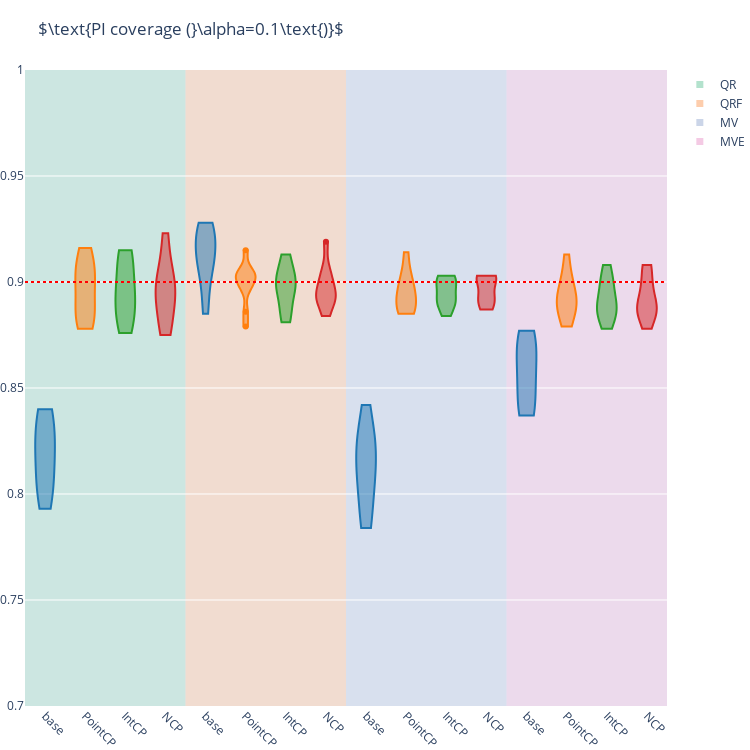
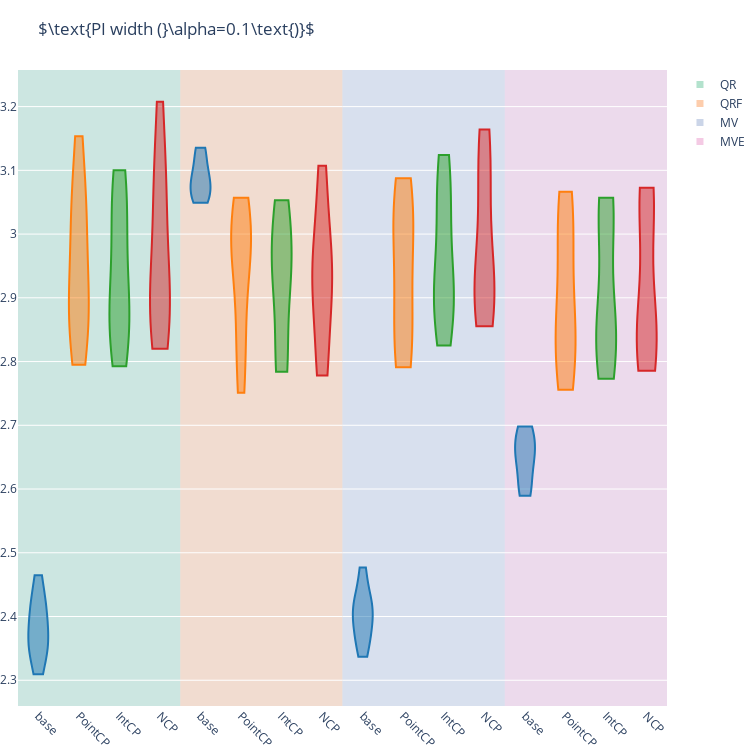
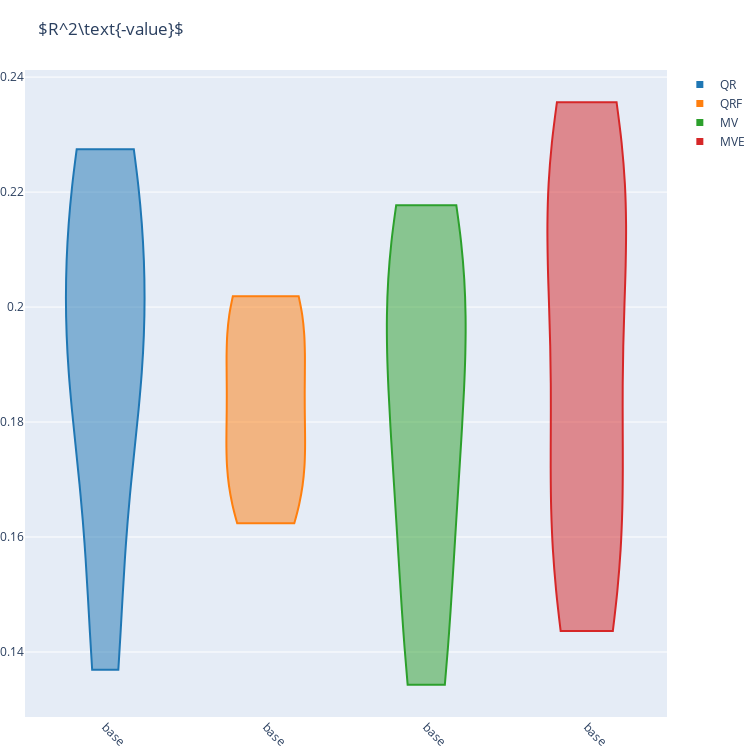

Notebook cell for these charts, in order:
### Code cell
mergers = ["QR", "QRF", "ClusterQR"]

index = []
for i, name in enumerate(columns_marginal):
    if name in [n + "*-base" for n in mergers] or(not "*" in name and name not in [n + "-base" for n in mergers]):
        index.append(i)

columns = [columns_marginal[i].replace("*", "") for i in index]
columntext = []
for c in columns:
    text = c.split("-")
    columntext.append((text[0], text[1]))
r2s = r2s_marginal[:, index]
coverages = coverages_marginal[:, index]
widths = widths_marginal[:, index]

r2_data = pd.DataFrame(r2s, columns = columns)
cov_data = pd.DataFrame(coverages, columns = columns)
width_data = pd.DataFrame(widths, columns = columns)

bg_colors = cycle(plotly.colors.qualitative.Pastel2)

fig = go.Figure(layout = go.Layout(height = 750), layout_yaxis_range = [np.floor(np.min(coverages) * 10) / 10, np.ceil(np.max(coverages) * 10) / 10])
fig2 = go.Figure(layout = go.Layout(height = 750))

for i, model in enumerate(columns):
    if i % 4 == 0:
        colors = colors = cycle(plotly.colors.DEFAULT_PLOTLY_COLORS)
    color = next(colors)

    fig.add_trace(go.Violin(y = cov_data[model], x0 = i, spanmode = "hard", showlegend = False, line_color = color))
    fig2.add_trace(go.Violin(y = width_data[model], x0 = i, spanmode = "hard", showlegend = False, line_color = color))

    if i % 4 == 0:
        bg_color = next(bg_colors)
        fig.add_vrect(x0 = i-0.5, x1 = i+3.5, fillcolor = bg_color, layer = "below", line_width = 0, opacity = 0.5, name = model)
        fig.add_trace(go.Scatter(x=[None], y=[None], mode="markers", name = columntext[i][0], marker = dict(size = 7, color = bg_color, symbol = 'square')))
        fig2.add_vrect(x0 = i-0.5, x1 = i+3.5, fillcolor = bg_color, layer = "below", line_width = 0, opacity = 0.5)
        fig2.add_trace(go.Scatter(x=[None], y=[None], mode="markers", name = columntext[i][0], marker = dict(size = 7, color = bg_color, symbol = 'square')))
        
fig.add_trace(go.Scatter(x = [-.5, len(columns)-.5], y = [1 - alpha, 1 - alpha], line = dict(dash = 'dot', color = "red"), name = "Target coverage", marker = {"opacity": 0}, showlegend = False))

text = [""]
text.extend([c[1] for c in columntext])
text.append("")
vals = [-.5]
vals.extend(range(len(columns)))
vals.append(len(cov_data.columns) - 0.5)

fig.update_layout(width = 750, margin = dict(l = 0, r = 0, t = 70, b = 0), title = r'$\text{PI coverage (}\alpha=' + str(alpha) + r'\text{)}$')
fig2.update_layout(width = 750, margin = dict(l = 0, r = 0, t = 70, b = 0), title = r'$\text{PI width (}\alpha=' + str(alpha) + r'\text{)}$')
fig.update_layout(xaxis = {"range": [vals[0], vals[-1]], "tickangle": 45, "tickvals": vals, "ticktext": text})
fig2.update_layout(xaxis = {"range": [vals[0], vals[-1]], "tickangle": 45, "tickvals": vals, "ticktext": text})

fig.write_image(folder + datasource + "_covs.svg", scale = 5)
fig.write_image(folder + datasource + "_covs.png", scale = 5)
fig2.write_image(folder + datasource + "_widths.svg", scale = 5)
fig2.write_image(folder + datasource + "_widths.png", scale = 5)
fig.show()
fig2.show()

colors = cycle(plotly.colors.DEFAULT_PLOTLY_COLORS)
fig = go.Figure(layout = go.Layout(height = 750))
for i, model in enumerate(columns):
    if i % 4 == 0:
        color = next(colors)
        fig.add_trace(go.Scatter(x=[None], y=[None], mode="markers", name = model.split("-")[0], marker = dict(size = 7, color = color, symbol = 'square')))
        fig.add_trace(go.Violin(y = r2_data[model], x0 = i, spanmode = "hard", showlegend = False, line_color = color))
fig.update_layout(width = 750, margin = dict(l = 0, r = 0, t = 70, b = 0), title = r'$R^2\text{-value}$')
fig.update_layout(xaxis = {"range": [vals[1:-1:4][0]-2, vals[1:-1:4][-1]+2], "tickangle": 45, "tickvals": vals[1:-1:4], "ticktext": text[1:-1:4]})

fig.write_image(folder + datasource + "_r2s.svg", scale = 5)
fig.write_image(folder + datasource + "_r2s.png", scale = 5)
fig.show()

### Figure 1 — Plotly figure (JSON) as saved in the notebook; plotly's stock layout.template omitted (floating-point values rounded to 4 significant figures)
{"data": [{"line": {"color": "rgb(31, 119, 180)"}, "showlegend": false, "spanmode": "hard", "type": "violin", "x0": 0, "y": [0.823, 0.84, 0.793, 0.832, 0.808, 0.839, 0.799, 0.806, 0.824, 0.818]}, {"marker": {"color": "rgb(179,226,205)", "size": 7, "symbol": "square"}, "mode": "markers", "name": "QR", "type": "scatter", "x": [null], "y": [null]}, {"line": {"color": "rgb(255, 127, 14)"}, "showlegend": false, "spanmode": "hard", "type": "violin", "x0": 1, "y": [0.916, 0.911, 0.878, 0.906, 0.885, 0.901, 0.882, 0.885, 0.894, 0.902]}, {"line": {"color": "rgb(44, 160, 44)"}, "showlegend": false, "spanmode": "hard", "type": "violin", "x0": 2, "y": [0.915, 0.91, 0.883, 0.912, 0.89, 0.898, 0.876, 0.881, 0.892, 0.899]}, {"line": {"color": "rgb(214, 39, 40)"}, "showlegend": false, "spanmode": "hard", "type": "violin", "x0": 3, "y": [0.923, 0.903, 0.885, 0.911, 0.892, 0.897, 0.875, 0.879, 0.893, 0.9]}, {"line": {"color": "rgb(31, 119, 180)"}, "showlegend": false, "spanmode": "hard", "type": "violin", "x0": 4, "y": [0.924, 0.924, 0.885, 0.928, 0.908, 0.911, 0.907, 0.896, 0.918, 0.918]}, {"marker": {"color": "rgb(253,205,172)", "size": 7, "symbol": "square"}, "mode": "markers", "name": "QRF", "type": "scatter", "x": [null], "y": [null]}, {"line": {"color": "rgb(255, 127, 14)"}, "showlegend": false, "spanmode": "hard", "type": "violin", "x0": 5, "y": [0.915, 0.903, 0.886, 0.902, 0.898, 0.902, 0.904, 0.897, 0.879, 0.906]}, {"line": {"color": "rgb(44, 160, 44)"}, "showlegend": false, "spanmode": "hard", "type": "violin", "x0": 6, "y": [0.913, 0.9, 0.885, 0.898, 0.889, 0.902, 0.896, 0.901, 0.881, 0.909]}, {"line": {"color": "rgb(214, 39, 40)"}, "showlegend": false, "spanmode": "hard", "type": "violin", "x0": 7, "y": [0.919, 0.894, 0.889, 0.906, 0.894, 0.9, 0.894, 0.892, 0.884, 0.902]}, {"line": {"color": "rgb(31, 119, 180)"}, "showlegend": false, "spanmode": "hard", "type": "violin", "x0": 8, "y": [0.813, 0.829, 0.788, 0.842, 0.784, 0.824, 0.803, 0.802, 0.814, 0.825]}, {"marker": {"color": "rgb(203,213,232)", "size": 7, "symbol": "square"}, "mode": "markers", "name": "MV", "type": "scatter", "x": [null], "y": [null]}, {"line": {"color": "rgb(255, 127, 14)"}, "showlegend": false, "spanmode": "hard", "type": "violin", "x0": 9, "y": [0.899, 0.914, 0.887, 0.899, 0.893, 0.892, 0.885, 0.891, 0.885, 0.904]}, {"line": {"color": "rgb(44, 160, 44)"}, "showlegend": false, "spanmode": "hard", "type": "violin", "x0": 10, "y": [0.901, 0.903, 0.89, 0.902, 0.897, 0.892, 0.892, 0.884, 0.889, 0.9]}, {"line": {"color": "rgb(214, 39, 40)"}, "showlegend": false, "spanmode": "hard", "type": "violin", "x0": 11, "y": [0.902, 0.902, 0.892, 0.903, 0.901, 0.887, 0.893, 0.888, 0.893, 0.903]}, {"line": {"color": "rgb(31, 119, 180)"}, "showlegend": false, "spanmode": "hard", "type": "violin", "x0": 12, "y": [0.859, 0.867, 0.838, 0.877, 0.851, 0.855, 0.841, 0.837, 0.872, 0.873]}, {"marker": {"color": "rgb(244,202,228)", "size": 7, "symbol": "square"}, "mode": "markers", "name": "MVE", "type": "scatter", "x": [null], "y": [null]}, {"line": {"color": "rgb(255, 127, 14)"}, "showlegend": false, "spanmode": "hard", "type": "violin", "x0": 13, "y": [0.902, 0.913, 0.892, 0.901, 0.891, 0.891, 0.879, 0.883, 0.886, 0.893]}, {"line": {"color": "rgb(44, 160, 44)"}, "showlegend": false, "spanmode": "hard", "type": "violin", "x0": 14, "y": [0.902, 0.908, 0.887, 0.896, 0.883, 0.886, 0.878, 0.888, 0.899, 0.89]}, {"line": {"color": "rgb(214, 39, 40)"}, "showlegend": false, "spanmode": "hard", "type": "violin", "x0": 15, "y": [0.908, 0.907, 0.888, 0.898, 0.884, 0.888, 0.878, 0.886, 0.897, 0.889]}, {"line": {"color": "red", "dash": "dot"}, "marker": {"opacity": 0}, "name": "Target coverage", "showlegend": false, "type": "scatter", "x": [-0.5, 15.5], "y": [0.9, 0.9]}], "layout": {"height": 750, "margin": {"b": 0, "l": 0, "r": 0, "t": 70}, "shapes": [{"fillcolor": "rgb(179,226,205)", "layer": "below", "line": {"width": 0}, "name": "QR-base", "opacity": 0.5, "type": "rect", "x0": -0.5, "x1": 3.5, "xref": "x", "y0": 0, "y1": 1, "yref": "y domain"}, {"fillcolor": "rgb(253,205,172)", "layer": "below", "line": {"width": 0}, "name": "QRF-base", "opacity": 0.5, "type": "rect", "x0": 3.5, "x1": 7.5, "xref": "x", "y0": 0, "y1": 1, "yref": "y domain"}, {"fillcolor": "rgb(203,213,232)", "layer": "below", "line": {"width": 0}, "name": "MV-base", "opacity": 0.5, "type": "rect", "x0": 7.5, "x1": 11.5, "xref": "x", "y0": 0, "y1": 1, "yref": "y domain"}, {"fillcolor": "rgb(244,202,228)", "layer": "below", "line": {"width": 0}, "name": "MVE-base", "opacity": 0.5, "type": "rect", "x0": 11.5, "x1": 15.5, "xref": "x", "y0": 0, "y1": 1, "yref": "y domain"}], "title": {"text": "$\\text{PI coverage (}\\alpha=0.1\\text{)}$"}, "width": 750, "xaxis": {"range": [-0.5, 15.5], "tickangle": 45, "ticktext": ["", "base", "PointCP", "IntCP", "NCP", "base", "PointCP", "IntCP", "NCP", "base", "PointCP", "IntCP", "NCP", "base", "PointCP", "IntCP", "NCP", ""], "tickvals": [-0.5, 0, 1, 2, 3, 4, 5, 6, 7, 8, 9, 10, 11, 12, 13, 14, 15, 15.5]}, "yaxis": {"range": [0.7, 1]}}}

### Figure 2 — Plotly figure (JSON) as saved in the notebook; plotly's stock layout.template omitted (floating-point values rounded to 4 significant figures)
{"data": [{"line": {"color": "rgb(31, 119, 180)"}, "showlegend": false, "spanmode": "hard", "type": "violin", "x0": 0, "y": [2.465, 2.356, 2.418, 2.342, 2.427, 2.406, 2.37, 2.382, 2.309, 2.348]}, {"marker": {"color": "rgb(179,226,205)", "size": 7, "symbol": "square"}, "mode": "markers", "name": "QR", "type": "scatter", "x": [null], "y": [null]}, {"line": {"color": "rgb(255, 127, 14)"}, "showlegend": false, "spanmode": "hard", "type": "violin", "x0": 1, "y": [3.154, 2.899, 3.038, 2.853, 3.025, 2.858, 2.881, 3.056, 2.795, 2.947]}, {"line": {"color": "rgb(44, 160, 44)"}, "showlegend": false, "spanmode": "hard", "type": "violin", "x0": 2, "y": [3.1, 2.889, 3.052, 2.842, 3.058, 2.854, 2.864, 3.0, 2.793, 2.937]}, {"line": {"color": "rgb(214, 39, 40)"}, "showlegend": false, "spanmode": "hard", "type": "violin", "x0": 3, "y": [3.208, 2.91, 3.082, 2.86, 3.086, 2.876, 2.885, 3.04, 2.82, 2.935]}, {"line": {"color": "rgb(31, 119, 180)"}, "showlegend": false, "spanmode": "hard", "type": "violin", "x0": 4, "y": [3.13, 3.091, 3.063, 3.086, 3.136, 3.087, 3.049, 3.061, 3.111, 3.061]}, {"marker": {"color": "rgb(253,205,172)", "size": 7, "symbol": "square"}, "mode": "markers", "name": "QRF", "type": "scatter", "x": [null], "y": [null]}, {"line": {"color": "rgb(255, 127, 14)"}, "showlegend": false, "spanmode": "hard", "type": "violin", "x0": 5, "y": [3.018, 2.848, 3.057, 2.815, 3.008, 2.931, 2.987, 2.973, 2.751, 3.003]}, {"line": {"color": "rgb(44, 160, 44)"}, "showlegend": false, "spanmode": "hard", "type": "violin", "x0": 6, "y": [3.034, 2.8, 3.053, 2.808, 2.947, 2.927, 2.957, 3.014, 2.784, 2.937]}, {"line": {"color": "rgb(214, 39, 40)"}, "showlegend": false, "spanmode": "hard", "type": "violin", "x0": 7, "y": [3.055, 2.788, 3.107, 2.848, 2.988, 2.916, 2.945, 2.939, 2.778, 2.928]}, {"line": {"color": "rgb(31, 119, 180)"}, "showlegend": false, "spanmode": "hard", "type": "violin", "x0": 8, "y": [2.445, 2.367, 2.419, 2.396, 2.337, 2.419, 2.387, 2.361, 2.411, 2.477]}, {"marker": {"color": "rgb(203,213,232)", "size": 7, "symbol": "square"}, "mode": "markers", "name": "MV", "type": "scatter", "x": [null], "y": [null]}, {"line": {"color": "rgb(255, 127, 14)"}, "showlegend": false, "spanmode": "hard", "type": "violin", "x0": 9, "y": [3.036, 2.979, 3.052, 2.804, 3.088, 2.834, 2.874, 3.016, 2.791, 2.915]}, {"line": {"color": "rgb(44, 160, 44)"}, "showlegend": false, "spanmode": "hard", "type": "violin", "x0": 10, "y": [3.074, 2.918, 3.067, 2.825, 3.124, 2.892, 2.91, 3.023, 2.859, 2.926]}, {"line": {"color": "rgb(214, 39, 40)"}, "showlegend": false, "spanmode": "hard", "type": "violin", "x0": 11, "y": [3.118, 2.921, 3.11, 2.856, 3.164, 2.89, 2.917, 3.039, 2.887, 2.941]}, {"line": {"color": "rgb(31, 119, 180)"}, "showlegend": false, "spanmode": "hard", "type": "violin", "x0": 12, "y": [2.687, 2.598, 2.655, 2.668, 2.698, 2.647, 2.589, 2.611, 2.643, 2.686]}, {"marker": {"color": "rgb(244,202,228)", "size": 7, "symbol": "square"}, "mode": "markers", "name": "MVE", "type": "scatter", "x": [null], "y": [null]}, {"line": {"color": "rgb(255, 127, 14)"}, "showlegend": false, "spanmode": "hard", "type": "violin", "x0": 13, "y": [3.066, 2.877, 3.01, 2.756, 3.033, 2.829, 2.836, 2.988, 2.768, 2.855]}, {"line": {"color": "rgb(44, 160, 44)"}, "showlegend": false, "spanmode": "hard", "type": "violin", "x0": 14, "y": [3.057, 2.86, 3.034, 2.773, 3.024, 2.859, 2.82, 3.034, 2.805, 2.859]}, {"line": {"color": "rgb(214, 39, 40)"}, "showlegend": false, "spanmode": "hard", "type": "violin", "x0": 15, "y": [3.073, 2.867, 3.041, 2.786, 3.052, 2.861, 2.824, 3.048, 2.806, 2.852]}], "layout": {"height": 750, "margin": {"b": 0, "l": 0, "r": 0, "t": 70}, "shapes": [{"fillcolor": "rgb(179,226,205)", "layer": "below", "line": {"width": 0}, "opacity": 0.5, "type": "rect", "x0": -0.5, "x1": 3.5, "xref": "x", "y0": 0, "y1": 1, "yref": "y domain"}, {"fillcolor": "rgb(253,205,172)", "layer": "below", "line": {"width": 0}, "opacity": 0.5, "type": "rect", "x0": 3.5, "x1": 7.5, "xref": "x", "y0": 0, "y1": 1, "yref": "y domain"}, {"fillcolor": "rgb(203,213,232)", "layer": "below", "line": {"width": 0}, "opacity": 0.5, "type": "rect", "x0": 7.5, "x1": 11.5, "xref": "x", "y0": 0, "y1": 1, "yref": "y domain"}, {"fillcolor": "rgb(244,202,228)", "layer": "below", "line": {"width": 0}, "opacity": 0.5, "type": "rect", "x0": 11.5, "x1": 15.5, "xref": "x", "y0": 0, "y1": 1, "yref": "y domain"}], "title": {"text": "$\\text{PI width (}\\alpha=0.1\\text{)}$"}, "width": 750, "xaxis": {"range": [-0.5, 15.5], "tickangle": 45, "ticktext": ["", "base", "PointCP", "IntCP", "NCP", "base", "PointCP", "IntCP", "NCP", "base", "PointCP", "IntCP", "NCP", "base", "PointCP", "IntCP", "NCP", ""], "tickvals": [-0.5, 0, 1, 2, 3, 4, 5, 6, 7, 8, 9, 10, 11, 12, 13, 14, 15, 15.5]}}}

### Figure 3 — Plotly figure (JSON) as saved in the notebook; plotly's stock layout.template omitted (floating-point values rounded to 4 significant figures)
{"data": [{"marker": {"color": "rgb(31, 119, 180)", "size": 7, "symbol": "square"}, "mode": "markers", "name": "QR", "type": "scatter", "x": [null], "y": [null]}, {"line": {"color": "rgb(31, 119, 180)"}, "showlegend": false, "spanmode": "hard", "type": "violin", "x0": 0, "y": [0.1369, 0.2051, 0.2275, 0.2222, 0.1535, 0.1962, 0.1861, 0.2231, 0.1937, 0.1778]}, {"marker": {"color": "rgb(255, 127, 14)", "size": 7, "symbol": "square"}, "mode": "markers", "name": "QRF", "type": "scatter", "x": [null], "y": [null]}, {"line": {"color": "rgb(255, 127, 14)"}, "showlegend": false, "spanmode": "hard", "type": "violin", "x0": 4, "y": [0.165, 0.2019, 0.1892, 0.2014, 0.1624, 0.1731, 0.1718, 0.2002, 0.1886, 0.1801]}, {"marker": {"color": "rgb(44, 160, 44)", "size": 7, "symbol": "square"}, "mode": "markers", "name": "MV", "type": "scatter", "x": [null], "y": [null]}, {"line": {"color": "rgb(44, 160, 44)"}, "showlegend": false, "spanmode": "hard", "type": "violin", "x0": 8, "y": [0.1343, 0.1943, 0.2147, 0.2177, 0.1409, 0.1965, 0.165, 0.2071, 0.1669, 0.1814]}, {"marker": {"color": "rgb(214, 39, 40)", "size": 7, "symbol": "square"}, "mode": "markers", "name": "MVE", "type": "scatter", "x": [null], "y": [null]}, {"line": {"color": "rgb(214, 39, 40)"}, "showlegend": false, "spanmode": "hard", "type": "violin", "x0": 12, "y": [0.1437, 0.2169, 0.2276, 0.2356, 0.1543, 0.1751, 0.1594, 0.2159, 0.2057, 0.1806]}], "layout": {"height": 750, "margin": {"b": 0, "l": 0, "r": 0, "t": 70}, "title": {"text": "$R^2\\text{-value}$"}, "width": 750, "xaxis": {"range": [-2, 14], "tickangle": 45, "ticktext": ["base", "base", "base", "base"], "tickvals": [0, 4, 8, 12]}}}
